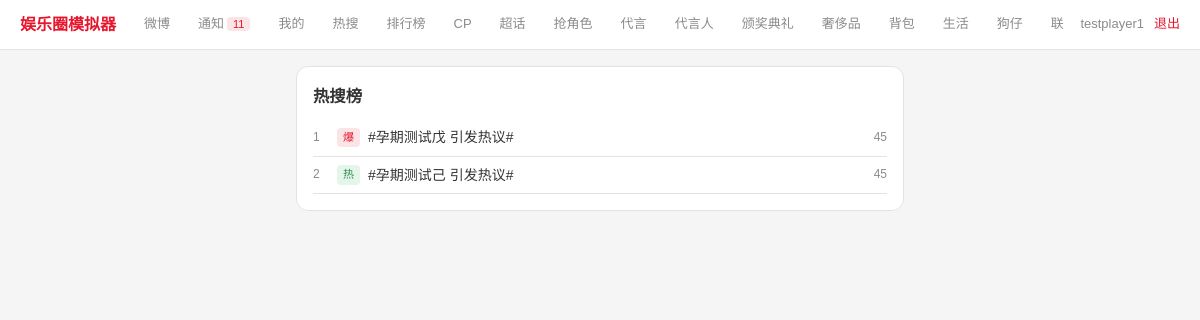
/trending (signed in), run on the app's committed database.
### tables this page shows
CREATE TABLE trending_topics (
    id                INTEGER PRIMARY KEY AUTOINCREMENT,
    topic_text        TEXT NOT NULL,
    related_player_id INTEGER,
    topic_kind        TEXT DEFAULT '',
    heat              INTEGER DEFAULT 0,
    rank              INTEGER DEFAULT 0,
    tick_id           INTEGER DEFAULT 0,
    created_ts        INTEGER DEFAULT 0
);

### app.py (the view)
@app.route('/trending')
@login_required
def trending():
    latest_tick = q("SELECT MAX(tick_id) t FROM trending_topics", one=True)['t']
    if latest_tick is None:
        topics = []
    else:
        topics = q("SELECT * FROM trending_topics WHERE tick_id=? ORDER BY rank LIMIT 20", (latest_tick,))
    return render_template('trending.html', topics=topics)

### app.py (called while the page is built)
def get_db():
    db = getattr(g, '_db', None)
    if db is None:
        db = g._db = sqlite3.connect(DB_PATH)
        db.row_factory = sqlite3.Row
        db.execute("PRAGMA journal_mode=WAL")
        db.execute("PRAGMA foreign_keys=ON")
    return db

def q(sql, args=(), one=False):
    cur = get_db().execute(sql, args)
    return cur.fetchone() if one else cur.fetchall()

def run(sql, args=()):
    db = get_db()
    cur = db.execute(sql, args)
    db.commit()
    return cur

def login_required(f):
    @wraps(f)
    def w(*a, **kw):
        if 'uid' not in S:
            return redirect(url_for('login'))
        return f(*a, **kw)
    return w

def get_effective_energy(player_id):
    row = q("SELECT energy, energy_updated FROM players WHERE id=?", (player_id,), one=True)
    if not row:
        return 0
    base_ts = row['energy_updated'] or now_ts()
    elapsed = now_ts() - base_ts
    regen = elapsed // ENERGY_REGEN_SECONDS
    if regen <= 0:
        return row['energy']
    new_energy = min(MAX_ENERGY, row['energy'] + regen)
    new_updated = base_ts + regen * ENERGY_REGEN_SECONDS
    run("UPDATE players SET energy=?, energy_updated=? WHERE id=?", (new_energy, new_updated, player_id))
    return new_energy

def me():
    uid = S.get('uid')
    if not uid:
        return None
    row = q("SELECT * FROM players WHERE user_id=?", (uid,), one=True)
    if not row:
        return None
    player = dict(row)
    player['energy'] = get_effective_energy(player['id'])
    return player

@app.context_processor
def inject_notification_count():
    player = me()
    if not player:
        return {'notification_count': 0}
    return {'notification_count': get_notification_count(player['id'])['total']}

### templates/trending.html (shortened to what this page needs)
{% extends "base.html" %}
{% block content %}
<div class="card">
  <h3 style="margin-bottom:10px">热搜榜</h3>
  {% for t in topics %}
  <div style="display:flex;align-items:center;gap:8px;padding:7px 0;border-bottom:1px solid var(--bd)">
    <span class="muted" style="width:16px">{{ t.rank }}</span>
    <span class="badge {% if t.rank == 1 %}badge-red{% elif t.rank <= 3 %}badge-green{% else %}badge-gold{% endif %}">
      {% if t.rank == 1 %}爆{% elif t.rank <= 3 %}热{% else %}新{% endif %}
    </span>
    <span style="flex:1">{{ t.topic_text }}</span>
    <span class="muted">{{ t.heat }}</span>
  </div>
  {% endfor %}
</div>
{% endblock %}

### templates/base.html (style rules this page uses)
:root { --bg:#f5f5f5;--sf:#ffffff;--sf2:#f0f0f0;--bd:#e3e3e3; --red:#e6162d;--red-dim:#fbe4e6; --text:#333333;--muted:#8b8b8b; --green:#2e8b57;--gold:#a67c1a; }
* { box-sizing:border-box;margin:0;padding:0 }
body { background:var(--bg);color:var(--text); font-family:"PingFang SC","Microsoft YaHei",sans-serif; font-size:14px;line-height:1.6;min-height:100vh }
.card { background:var(--sf);border:1px solid var(--bd);border-radius:12px;padding:16px;margin-bottom:12px }
.muted { color:var(--muted);font-size:12px }
.badge { font-size:11px;padding:1px 6px;border-radius:4px }
.badge-red { background:#fbe4e6;color:var(--red) }
.badge-green { background:#e4f5ea;color:var(--green) }

### data on the page
trending_topics: rank "1", shows "爆", topic_text "#孕期测试戊 引发热议#", heat "45"
trending_topics: rank "2", shows "热", topic_text "#孕期测试己 引发热议#", heat "45"

### other printed values
{{ notification_count }} "11"
{{ session.get('uname') }} "testplayer1"
